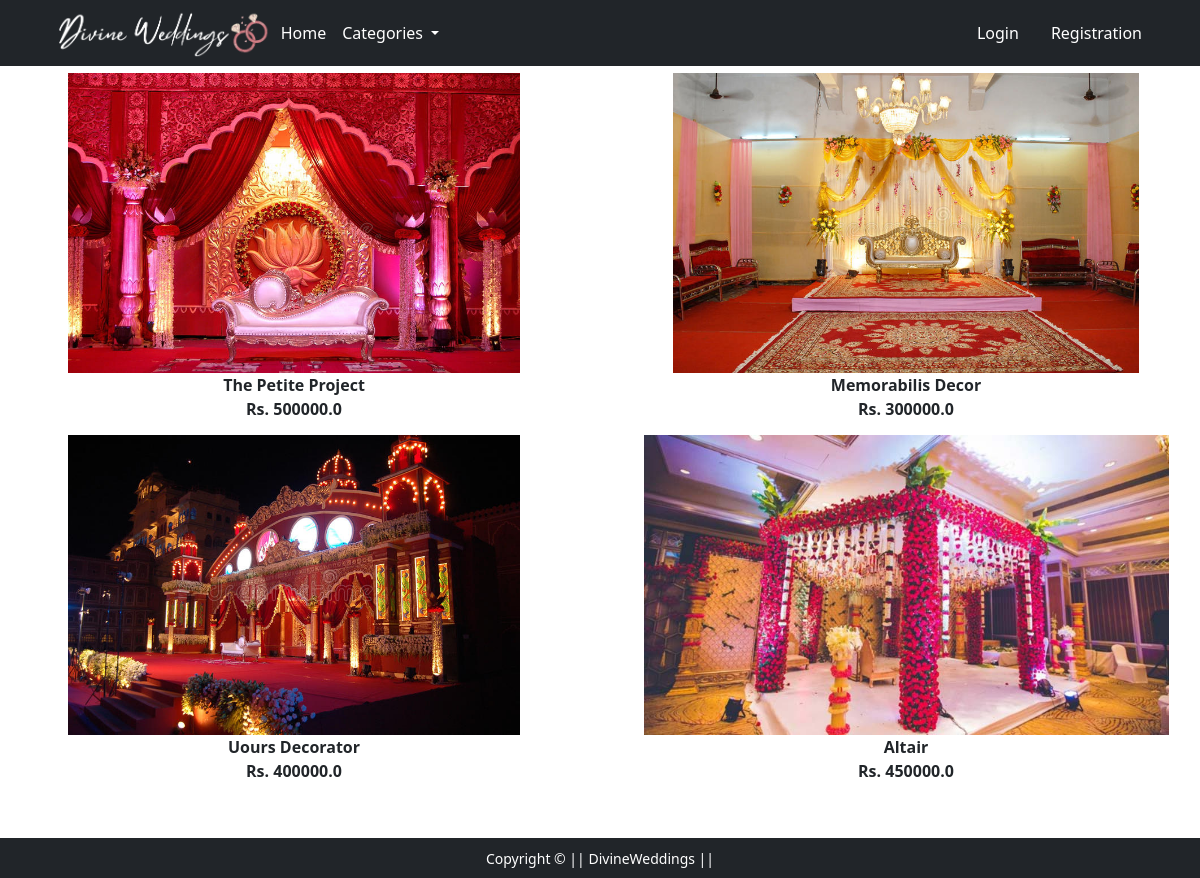
Page /decor/ on the committed database.
### app/models.py (models this page shows, shortened)
class Product(models.Model):
    title=models.CharField(max_length=100)
    selling_price=models.FloatField()
    discounted_price=models.FloatField()
    description=models.TextField()
    category=models.CharField(choices=CATEGORY_CHOICES,max_length=2)
    location=models.CharField(max_length=200)
    product_image=models.ImageField(upload_to='productimg')

### app/views.py (the view)
# urls.py: path('decor/', views.decor, name='decor'),
def decor(request,data=None):
    if data==None:
        decor=Product.objects.filter(category='D')
    return render(request, 'app/decor.html',{'decor':decor})

### app/templates/app/decor.html (shortened to what this page needs)
{% extends 'app/base.html' %}
{% load static %}
{% block main-content %}
<div class="col-sm-12">
    <div class="row">
        {% for product in decor%}
        <div class="col-sm-6 text-center mb-6">
            <a href="{%url 'product-detail' product.id %}" class="btn">
                <div class="item">
                    <img src="{{product.product_image.url}}" alt="" height="300" class="">
                    <div class="fw-bold">{{product.title}}</div>
                    <div class="fw-bold">Rs. {{product.selling_price}}</div>
                </div>
            </a>
        </div>
        {% endfor%}
    </div>
</div>
{% endblock main-content %}

### rows in the picture
Product: product_image (picture), title "The Petite Project", selling_price "500000.0"
Product: product_image (picture), title "Memorabilis Decor", selling_price "300000.0"
Product: product_image (picture), title "Uours Decorator", selling_price "400000.0"
Product: product_image (picture), title "Altair", selling_price "450000.0"
